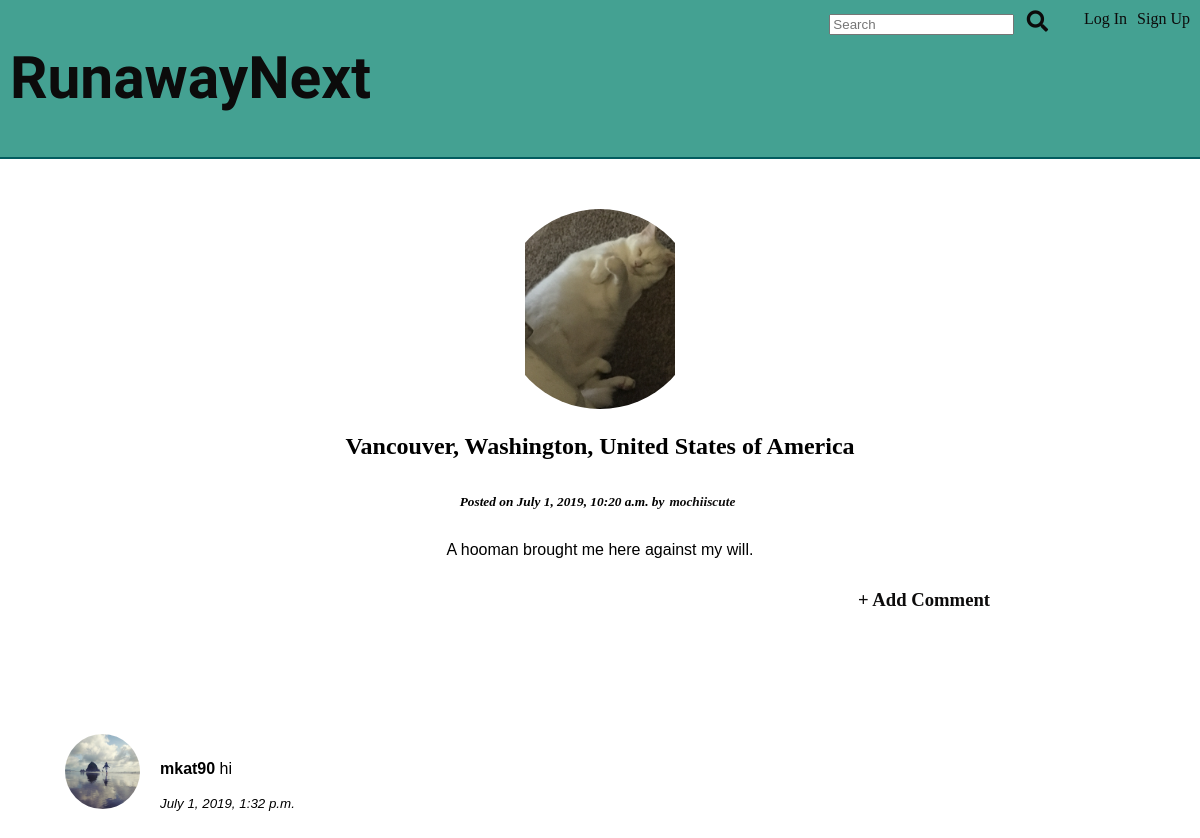
Screenshot of /post/53/ with the database file from the repository.
### runaway/models.py (models this page shows, shortened)
class Post(models.Model):
    post=models.TextField()
    description=models.CharField(max_length=300)
    username=models.ForeignKey('auth.User', on_delete=models.CASCADE)
    posted=models.DateTimeField(auto_now_add=True)
    edited=models.DateTimeField(auto_now=True)
    location=models.CharField(max_length=150)
    lat=models.FloatField()
    lng=models.FloatField()

class UserProfile(models.Model):
    user=models.OneToOneField(User, on_delete=models.CASCADE)
    name=models.CharField(max_length=50, blank=True)
    bio=models.TextField(max_length=150, blank=True)
    residence=models.CharField(max_length=100, blank=True)
    image=models.ImageField(upload_to='user_profiles', blank=True)

class Comment(models.Model):
    post = models.ForeignKey('runaway.Post', on_delete=models.CASCADE, related_name='comments')
    text = models.TextField()
    author = models.ForeignKey(User,on_delete=models.CASCADE)
    created_date = models.DateTimeField(auto_now_add=True)

### runaway/views.py (the view)
# urls.py: path('post/<int:pk>/', views.PostDetailView.as_view(), name='detail'),
class PostDetailView(DetailView):
    model=Post
    template_name='popup_view.html'

### runaway/templates/popup_view.html (shortened to what this page needs)
{% extends 'base.html' %}
{% block content %}
  <div class="view">
    <a href="{% url 'profiles:post_list' post.username %}">
    <div class="crop">
      {% if post.username.userprofile.image %}
      <img src="{{ post.username.userprofile.image.url }}">
      {% endif %}
    </div>
    </a>
    <h2>{{ post.location }}</h2>
    <h4><em>Posted on {{ post.posted }} by<a href="{% url 'profiles:post_list' post.username %}">{{ post.username }}</a></em></h4>
    <p id="detail">{{ post.post }}</p>
    <div id="options">
      <h4><a href="{% url 'runaway:add_comment' pk=post.pk %}">+ Add Comment</a></h4><br/>
    </div>
  </div>
  {% for comment in post.comments.all %}
  <div class="comment">
      <a href="{% url 'profiles:post_list' comment.author %}">
      {% if comment.author.userprofile.image %}
      <img class="crops"src="{{ comment.author.userprofile.image.url }}">
      {% endif %}
      </a>
     <div id="author">
      <p><strong>{{ comment.author }}</strong> {{ comment.text }}</p>
      <p><em> {{ comment.created_date }}</em>
      </div>
  </div>
{% endfor %}
{% endblock content %}

### runaway/templates/base.html (shortened to what this page needs)
{% load static %}
<!DOCTYPE html>
<html>
 <head>
    <link rel="stylesheet" href="{% static 'css/style.css' %}">
    <link rel='stylesheet' href='https://api.mapbox.com/mapbox-gl-js/plugins/mapbox-gl-geocoder/v4.3.0/mapbox-gl-geocoder.css' type='text/css' />
    <link rel="stylesheet" href="https://use.fontawesome.com/releases/v5.7.0/css/all.css">
    <link href='https://api.tiles.mapbox.com/mapbox-gl-js/v1.0.0/mapbox-gl.css' rel='stylesheet' />
 </head>
  <body>
    <div id="stick">
    <header>
      <div id="right">
      <div id="search">
      <input type="text" placeholder="Search">
        <a href="" id="look"><i class="fas fa-search"></i><a>
      </div>
       {% if user.is_authenticated %}
        <a href="{% url 'runaway:home' %}"><i class="fas fa-home"></i></a>
        <a href="{% url 'profiles:post_list' user.username %}"><i class="fas fa-map-marked-alt"></i></a>
        <a href="{% url 'logout' %}"><i class="fas fa-sign-out-alt"></i></a>
       {% else %}
        <a href="{% url 'login' %}">Log In</a>
        <a href="{% url 'profiles:sign_up' %}">Sign Up</a>
       {% endif %}
     </div>
     <div>
        <h1><a href="{% url 'runaway:home' %}">RunawayNext</a></h1>
      </div>
    </header>
    </div>
      <div>
      {% block content %}
      {% endblock content %}
      </div>
  </body>
</html>

### runaway/static/css/style.css (style rules this page uses)
h4 { font-size: 14pt; padding: 5px; }
a { padding:5px; text-decoration: none; color: rgb(12, 11, 11); }
#right { float: right; display: flex; }
.view { text-align: center; padding: 50px; margin: 0px 150px 0px 150px; }
img { width: auto; height: 100%; }
.crop { display: inline-block; width: 200px; height: 200px; overflow: hidden; border-radius: 50%; }
.crops { display: inline-block; width: 75px; height: 75px; overflow: hidden; border-radius: 50%; }
h1 { font-family: 'Kaushan Script', cursive; font-size: 30pt; text-align: center; }
i { font-size: 16pt; margin: 2px; }
#search { font-size: 16pt; margin: 4px; }
header { padding: 5px; background-color: rgb(68, 161, 146); border-bottom: 2px solid rgb(2, 92, 95); }
p { font-family: 'Noto Sans HK', sans-serif; font-size: 12pt; }
#stick { position: sticky; top: 0; z-index: 1000; }
body { background-color: white; margin: 0px; }
.comment { text-align: left; padding: 20px; display: flex; margin: 0px 300px 0px 40px; }
#options { text-align: right; }
em { font-size: 10pt; }
#author { padding: 15px; }
@media (min-width: 800px) { h1 { font-size: 44pt; text-align: left; } }

### rows the page displays
Post: username.userprofile.image (picture), location "Vancouver, Washington, United States of America", posted "July 1, 2019, 10:20 a.m.", username "mochiiscute", post "A hooman brought me here against my will."
Comment: author.userprofile.image (picture), author "mkat90", text "hi", created_date "July 1, 2019, 1:32 p.m."
